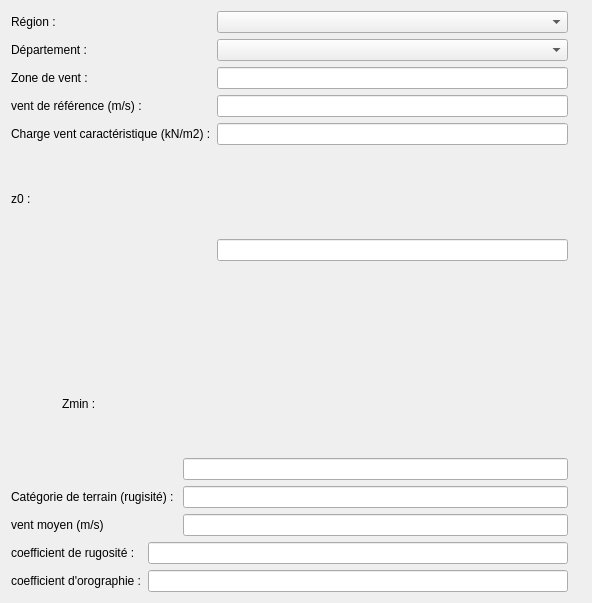
<?xml version="1.0" encoding="UTF-8"?>
<ui version="4.0">
 <class>Form</class>
 <widget class="QWidget" name="Form">
  <property name="geometry">
   <rect>
    <x>0</x>
    <y>0</y>
    <width>592</width>
    <height>603</height>
   </rect>
  </property>
  <property name="windowTitle">
   <string>Form</string>
  </property>
  <layout class="QGridLayout" name="gridLayout">
   <item row="0" column="0">
    <widget class="QLabel" name="label">
     <property name="text">
      <string>Région :</string>
     </property>
    </widget>
   </item>
   <item row="0" column="5">
    <widget class="QComboBox" name="cb_region">
     <property name="styleSheet">
      <string notr="true">color: rgb(0, 0, 0);</string>
     </property>
    </widget>
   </item>
   <item row="1" column="0" colspan="2">
    <widget class="QLabel" name="label_2">
     <property name="text">
      <string>Département :</string>
     </property>
    </widget>
   </item>
   <item row="1" column="5">
    <widget class="QComboBox" name="cb_departement">
     <property name="styleSheet">
      <string notr="true">color: rgb(0, 0, 0);</string>
     </property>
    </widget>
   </item>
   <item row="2" column="0" colspan="2">
    <widget class="QLabel" name="label_3">
     <property name="text">
      <string>Zone de vent :</string>
     </property>
    </widget>
   </item>
   <item row="2" column="5">
    <widget class="QLineEdit" name="le_zone"/>
   </item>
   <item row="3" column="0" colspan="3">
    <widget class="QLabel" name="label_4">
     <property name="text">
      <string>vent de référence (m/s) :</string>
     </property>
    </widget>
   </item>
   <item row="3" column="5">
    <widget class="QLineEdit" name="le_charge_caract"/>
   </item>
   <item row="4" column="0" colspan="5">
    <widget class="QLabel" name="label_5">
     <property name="text">
      <string>Charge vent caractéristique (kN/m2) :</string>
     </property>
    </widget>
   </item>
   <item row="4" column="5">
    <widget class="QLineEdit" name="le_charge_caract_2"/>
   </item>
   <item row="5" column="5" rowspan="2">
    <widget class="QLineEdit" name="le_charge_caract_3"/>
   </item>
   <item row="7" column="1" colspan="2">
    <widget class="QLabel" name="label_8">
     <property name="text">
      <string>Zmin :</string>
     </property>
    </widget>
   </item>
   <item row="8" column="4" colspan="2">
    <widget class="QLineEdit" name="le_charge_caract_4"/>
   </item>
   <item row="9" column="0" colspan="4">
    <widget class="QLabel" name="label_9">
     <property name="text">
      <string>Catégorie de terrain (rugisité) :</string>
     </property>
    </widget>
   </item>
   <item row="9" column="4" colspan="2">
    <widget class="QLineEdit" name="le_charge_caract_5">
     <property name="text">
      <string/>
     </property>
    </widget>
   </item>
   <item row="9" column="6" rowspan="3">
    <widget class="QLabel" name="label_6">
     <property name="maximumSize">
      <size>
       <width>400</width>
       <height>450</height>
      </size>
     </property>
     <property name="text">
      <string/>
     </property>
     <property name="pixmap">
      <pixmap>images/carte_fr_vent.jpg</pixmap>
     </property>
     <property name="scaledContents">
      <bool>true</bool>
     </property>
    </widget>
   </item>
   <item row="10" column="0" colspan="3">
    <widget class="QLabel" name="label_10">
     <property name="text">
      <string>vent moyen (m/s)</string>
     </property>
    </widget>
   </item>
   <item row="10" column="4" colspan="2">
    <widget class="QLineEdit" name="le_charge_caract_6"/>
   </item>
   <item row="11" column="0" colspan="3">
    <widget class="QLabel" name="label_11">
     <property name="text">
      <string>coefficient de rugosité :</string>
     </property>
    </widget>
   </item>
   <item row="11" column="3" colspan="3">
    <widget class="QLineEdit" name="le_charge_caract_7"/>
   </item>
   <item row="12" column="0" colspan="3">
    <widget class="QLabel" name="label_12">
     <property name="text">
      <string>coefficient d'orographie :</string>
     </property>
    </widget>
   </item>
   <item row="12" column="3" colspan="3">
    <widget class="QLineEdit" name="le_charge_caract_8"/>
   </item>
   <item row="5" column="0">
    <widget class="QLabel" name="label_7">
     <property name="text">
      <string>z0 :</string>
     </property>
    </widget>
   </item>
  </layout>
 </widget>
 <resources/>
 <connections/>
</ui>
